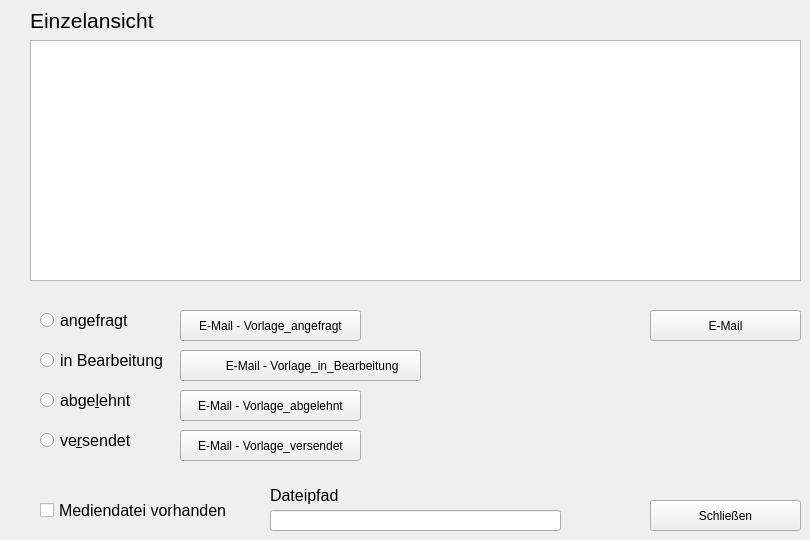
    <widget class="QWidget" name="Einzelansicht">
     <widget class="QLabel" name="lab_filepath_2">
      <property name="geometry">
       <rect>
        <x>270</x>
        <y>485</y>
        <width>91</width>
        <height>21</height>
       </rect>
      </property>
      <property name="font">
       <font>
        <pointsize>12</pointsize>
       </font>
      </property>
      <property name="text">
       <string>Dateipfad</string>
      </property>
     </widget>
     <widget class="QPushButton" name="btn_close_einzelansicht_2">
      <property name="geometry">
       <rect>
        <x>650</x>
        <y>500</y>
        <width>151</width>
        <height>31</height>
       </rect>
      </property>
      <property name="text">
       <string>Schließen</string>
      </property>
     </widget>
     <widget class="QPushButton" name="btn_mail_inBearbeitung_2">
      <property name="geometry">
       <rect>
        <x>180</x>
        <y>350</y>
        <width>241</width>
        <height>31</height>
       </rect>
      </property>
      <property name="text">
       <string>       E-Mail - Vorlage_in_Bearbeitung</string>
      </property>
     </widget>
     <widget class="QRadioButton" name="rb_abgelehnt_einzelansicht_2">
      <property name="geometry">
       <rect>
        <x>40</x>
        <y>390</y>
        <width>121</width>
        <height>21</height>
       </rect>
      </property>
      <property name="font">
       <font>
        <pointsize>12</pointsize>
       </font>
      </property>
      <property name="text">
       <string>abge&amp;lehnt</string>
      </property>
     </widget>
     <widget class="QLabel" name="lab_doc_einzelansicht_2">
      <property name="geometry">
       <rect>
        <x>30</x>
        <y>10</y>
        <width>141</width>
        <height>21</height>
       </rect>
      </property>
      <property name="font">
       <font>
        <pointsize>16</pointsize>
       </font>
      </property>
      <property name="text">
       <string>Einzelansicht</string>
      </property>
     </widget>
     <widget class="QRadioButton" name="rb_angefragt_einzelansicht_2">
      <property name="geometry">
       <rect>
        <x>40</x>
        <y>310</y>
        <width>111</width>
        <height>21</height>
       </rect>
      </property>
      <property name="font">
       <font>
        <pointsize>12</pointsize>
       </font>
      </property>
      <property name="text">
       <string>angefragt</string>
      </property>
     </widget>
     <widget class="QTableView" name="tv_doc_einzelansicht_2">
      <property name="geometry">
       <rect>
        <x>30</x>
        <y>40</y>
        <width>771</width>
        <height>241</height>
       </rect>
      </property>
     </widget>
     <widget class="QPushButton" name="btn_mail_angefragt_2">
      <property name="geometry">
       <rect>
        <x>180</x>
        <y>310</y>
        <width>181</width>
        <height>31</height>
       </rect>
      </property>
      <property name="text">
       <string>E-Mail - Vorlage_angefragt</string>
      </property>
     </widget>
     <widget class="QPushButton" name="btn_mail_versendet_2">
      <property name="geometry">
       <rect>
        <x>180</x>
        <y>430</y>
        <width>181</width>
        <height>31</height>
       </rect>
      </property>
      <property name="text">
       <string>E-Mail - Vorlage_versendet</string>
      </property>
     </widget>
     <widget class="QPushButton" name="btn_mail_plain_2">
      <property name="geometry">
       <rect>
        <x>650</x>
        <y>310</y>
        <width>151</width>
        <height>31</height>
       </rect>
      </property>
      <property name="text">
       <string>E-Mail</string>
      </property>
     </widget>
     <widget class="QLineEdit" name="le_media_2">
      <property name="geometry">
       <rect>
        <x>270</x>
        <y>510</y>
        <width>291</width>
        <height>21</height>
       </rect>
      </property>
     </widget>
     <widget class="QRadioButton" name="rb_versendet_einzelansicht_2">
      <property name="geometry">
       <rect>
        <x>40</x>
        <y>430</y>
        <width>111</width>
        <height>21</height>
       </rect>
      </property>
      <property name="font">
       <font>
        <pointsize>12</pointsize>
       </font>
      </property>
      <property name="text">
       <string>ve&amp;rsendet</string>
      </property>
     </widget>
     <widget class="QRadioButton" name="rb_inBearbeitung_einzelansicht_2">
      <property name="geometry">
       <rect>
        <x>40</x>
        <y>350</y>
        <width>141</width>
        <height>21</height>
       </rect>
      </property>
      <property name="font">
       <font>
        <pointsize>12</pointsize>
       </font>
      </property>
      <property name="text">
       <string>in Bearbeitung</string>
      </property>
     </widget>
     <widget class="QCheckBox" name="cb_media_einzelansicht_2">
      <property name="geometry">
       <rect>
        <x>40</x>
        <y>500</y>
        <width>211</width>
        <height>21</height>
       </rect>
      </property>
      <property name="font">
       <font>
        <pointsize>12</pointsize>
       </font>
      </property>
      <property name="text">
       <string>Mediendatei vorhanden</string>
      </property>
     </widget>
     <widget class="QPushButton" name="btn_mail_abgelehnt_2">
      <property name="geometry">
       <rect>
        <x>180</x>
        <y>390</y>
        <width>181</width>
        <height>31</height>
       </rect>
      </property>
      <property name="text">
       <string>E-Mail - Vorlage_abgelehnt</string>
      </property>
     </widget>
    </widget>
